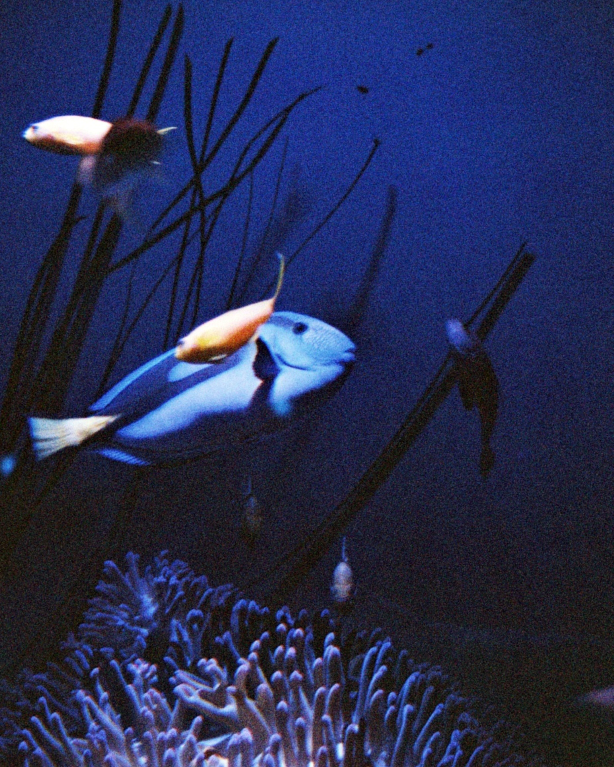
#> input picture images/photography/BlueTang.jpg, 1841 x 2301 px (shown at 1/3 size); its folder holds 4 pictures in this run
$ python generate_thumbs.py
#> lines starting #> are read from the running program, lines starting #| are printed output that depends on the picture
import os
from PIL import Image

# Configuration
SOURCE_DIR = 'images/photography'
THUMB_DIR = os.path.join(SOURCE_DIR, 'thumbnails')
MAX_SIZE = (800, 800)  # Max width/height for thumbnails (good for 2-column spans)
QUALITY = 85

def generate_thumbnails():
    # Create thumbnails directory if it doesn't exist
    if not os.path.exists(THUMB_DIR):
        os.makedirs(THUMB_DIR)
        print(f"Created directory: {THUMB_DIR}")

    # Process each file
    files = [f for f in os.listdir(SOURCE_DIR) if f.lower().endswith(('.jpg', '.jpeg', '.png'))]
    print(f"Found {len(files)} value images in {SOURCE_DIR}")

    for filename in files:
        source_path = os.path.join(SOURCE_DIR, filename)
        thumb_path = os.path.join(THUMB_DIR, filename)

        try:
            with Image.open(source_path) as img:
                # Convert to RGB (in case of PNG with transparency, though we are saving as JPEG usually)
#> img is the input picture: PIL image 1841x2301 RGB; mean R, G, B 38, 44.6, 83.7
                if img.mode in ('RGBA', 'P'):
                    img = img.convert('RGB')

                # Resize using Lanczos for high quality downsampling
                img.thumbnail(MAX_SIZE, Image.Resampling.LANCZOS)
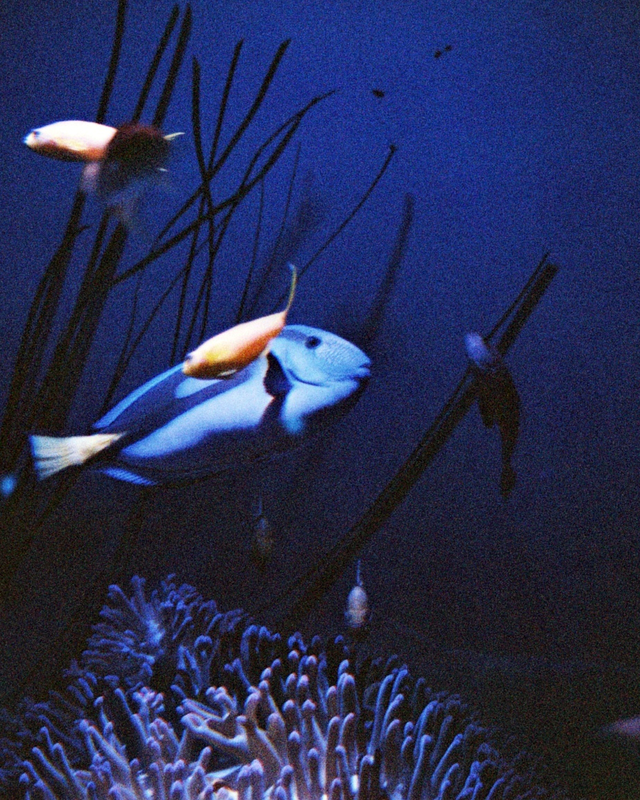
#> img: PIL image 640x800 RGB; mean R, G, B 38, 44.6, 83.7

                # Save
                img.save(thumb_path, 'JPEG', quality=QUALITY)
                print(f"Generated thumbnail: {filename}")
        except Exception as e:
            print(f"Error processing {filename}: {e}")
#> pass 2 of the loop in generate_thumbnails, `for filename in files:`:
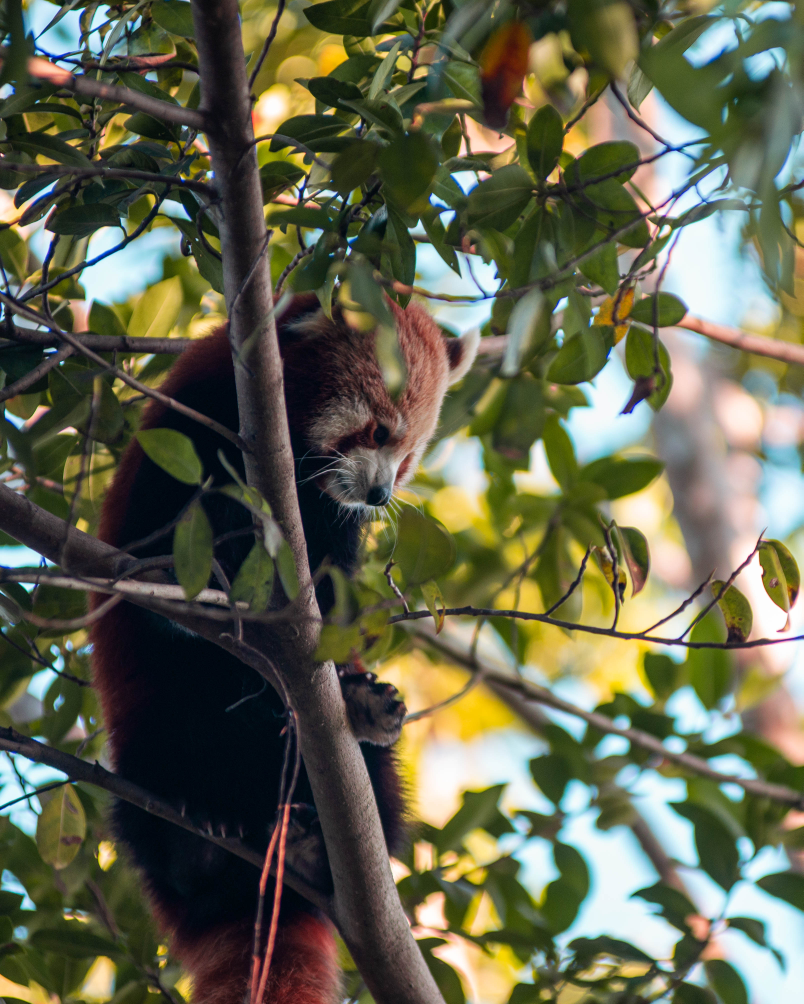
#> input picture images/photography/Climbing_Redpanda.JPEG, 3213 x 4016 px (shown at 1/4 size)
#> in generate_thumbnails, img is the input picture: PIL image 3213x4016 RGB; mean R, G, B 99.6, 101, 78.9
#> in generate_thumbnails, `img.thumbnail(MAX_SIZE, Image.Resampling.LANCZOS)`:
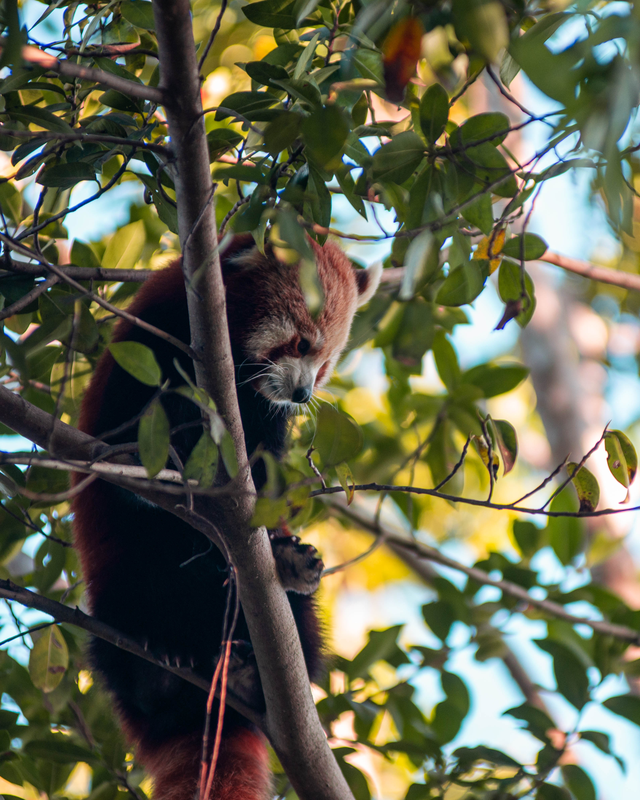
#> img: PIL image 640x800 RGB; mean R, G, B 99.8, 101.1, 79.1
#> pass 3 of the loop in generate_thumbnails, `for filename in files:`:
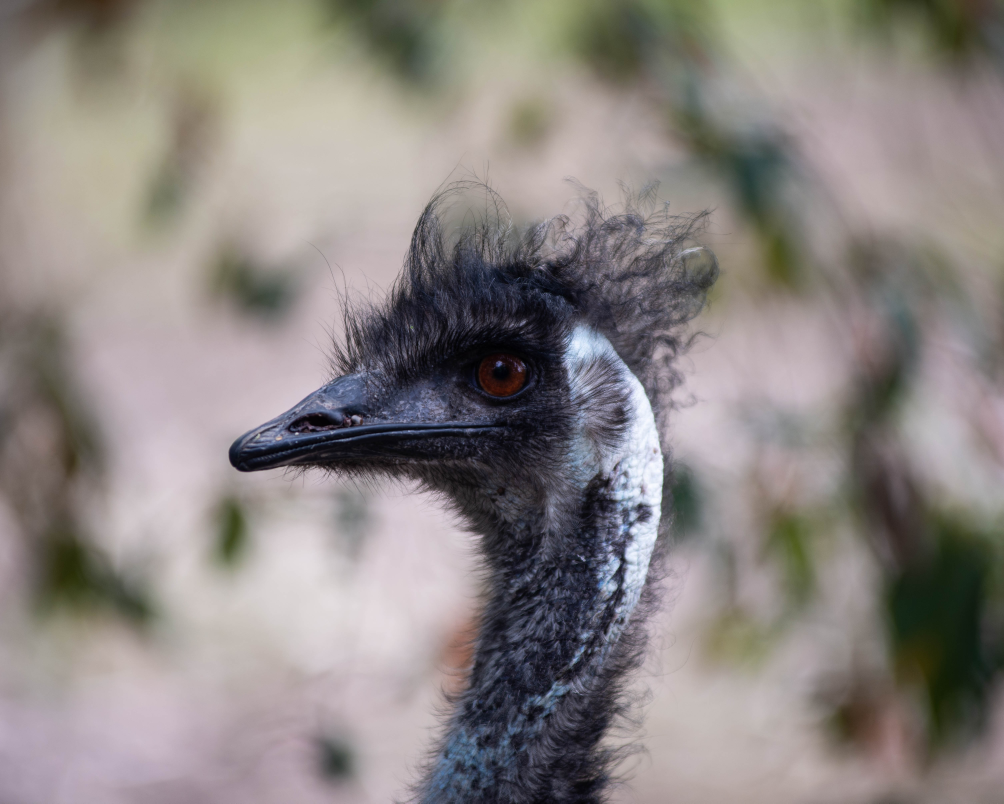
#> input picture images/photography/Emu_Sideprofile.JPEG, 5020 x 4016 px (shown at 1/5 size)
#> in generate_thumbnails, img is the input picture: PIL image 5020x4016 RGB; mean R, G, B 139.5, 133.3, 130.6
#> in generate_thumbnails, `img.thumbnail(MAX_SIZE, Image.Resampling.LANCZOS)`:
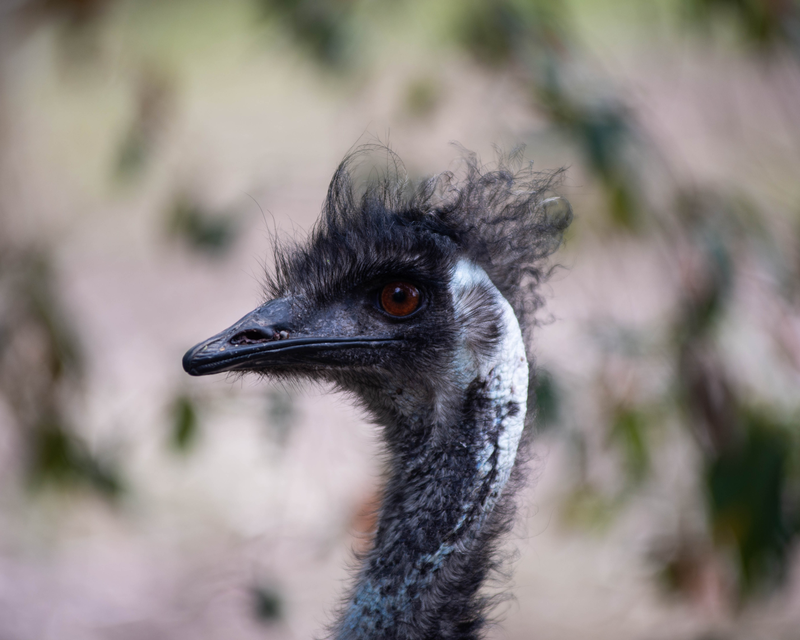
#> img: PIL image 800x640 RGB; mean R, G, B 139.4, 133.2, 130.5
#> the loop made 4 passes; the first 3 are shown

if __name__ == '__main__':
    print("Starting thumbnail generation...")
    generate_thumbnails()
    print("Thumbnail generation complete.")
